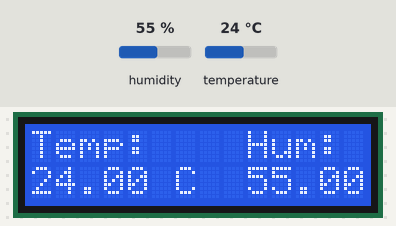
Simulated run of this sketch. Board: Arduino Uno, built with avr-gcc and run on an emulated ATmega328P. Shown: 14×2 character LCD. The test bench sets the inputs (shaded band); at power-on: humidity 55 %, temperature 24 °C. What the sketch prints to the serial monitor is not drawn.

Above: at 2.2 s.
2.3 s: humidity set to 22 %
At 4.3 s:
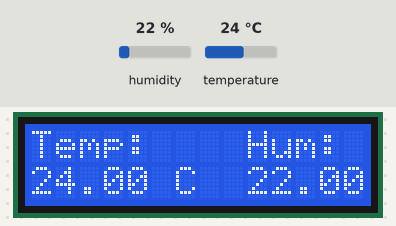
5.0 s: temperature set to 12 °C
At 6.2 s:
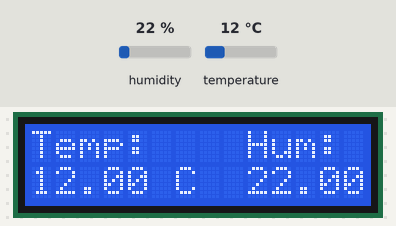
7.7 s: humidity set to 40 %
At 10.0 s:
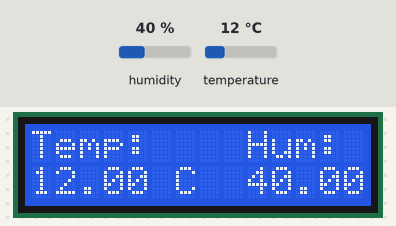
10.7 s: temperature set to 19 °C
At 11.8 s:
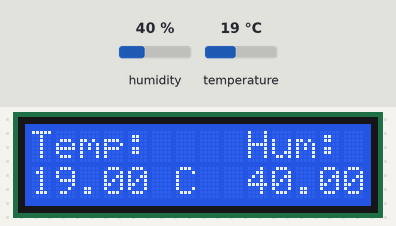
Timing chart, 0 to 13.7 s (numbered marks = the images above; inputs shaded):
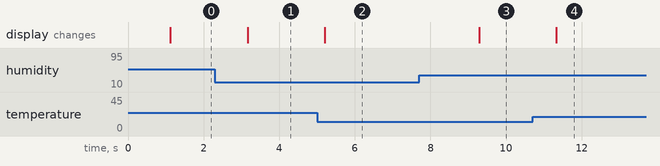

The sketch:

sensorTemperatura_conLCD.ino
```cpp
/* Programa medir la temperatura
   con sensor de temperatura DHT11 y LCD 2x14
   con el mòdulo I2C
*/

#include <Wire.h>
#include <LiquidCrystal_I2C.h>
#include <DHT.h>

//Dirección I2C común: 0x2 o 0x3F
LiquidCrystal_I2C lcd(0x27, 14, 2);  // (dirección de memoria, columnas, filas)

// configuración de DHT
#define DHTPIN 8         //pin conectado al sensor
#define DHTTYPE DHT11    //el modelo del sensor de temperatura

DHT dht(DHTPIN, DHTTYPE);

void setup() {

  //inicializamos el LCD
  lcd.init();
  lcd.backlight();

  //inicializamos el sensor de temperatura
  dht.begin();
  delay(1000);

  //inicializamos el monitor serial
  Serial.begin(9600);
  Serial.println("Iniciando lectura de temperatura...");

  lcd.setCursor(0, 0);  //columna 0, fila 0
  lcd.print("Temp: ");

  lcd.setCursor(9, 0);  //columna 11, fila 0
  lcd.print("Hum: ");

}

void loop() {
  float temp = dht.readTemperature();
  float humedad = dht.readHumidity();

  if(isnan(temp)&&isnan(humedad)) {
    lcd.setCursor(0, 1);
    lcd.print("Error de lectura");

    Serial.println("Error: no se pudo leer el sensor DHT.");
  } else {
    lcd.setCursor(0, 1);
    lcd.print(temp);
    lcd.print(" C   ");

    lcd.setCursor(9, 1);
    lcd.print(humedad);
    lcd.print(" %");

    Serial.print("Temperatura: ");
    Serial.print(temp);
    Serial.println(" °C");

    Serial.print("Humedad: ");
    Serial.print(humedad);
    Serial.println(" %");
  }

  delay(2000);   //espera 2 segundos entre lecturas
}
```

Measured:
- after the input at 2.3 s, the display: changes after 0.86 s (image 1)
- after the input at 5.0 s, the display: changes after 0.20 s (image 2)
- after the input at 7.7 s, the display: changes after 1.6 s (image 3)
- after the input at 10.7 s, the display: changes after 0.63 s (image 4)
